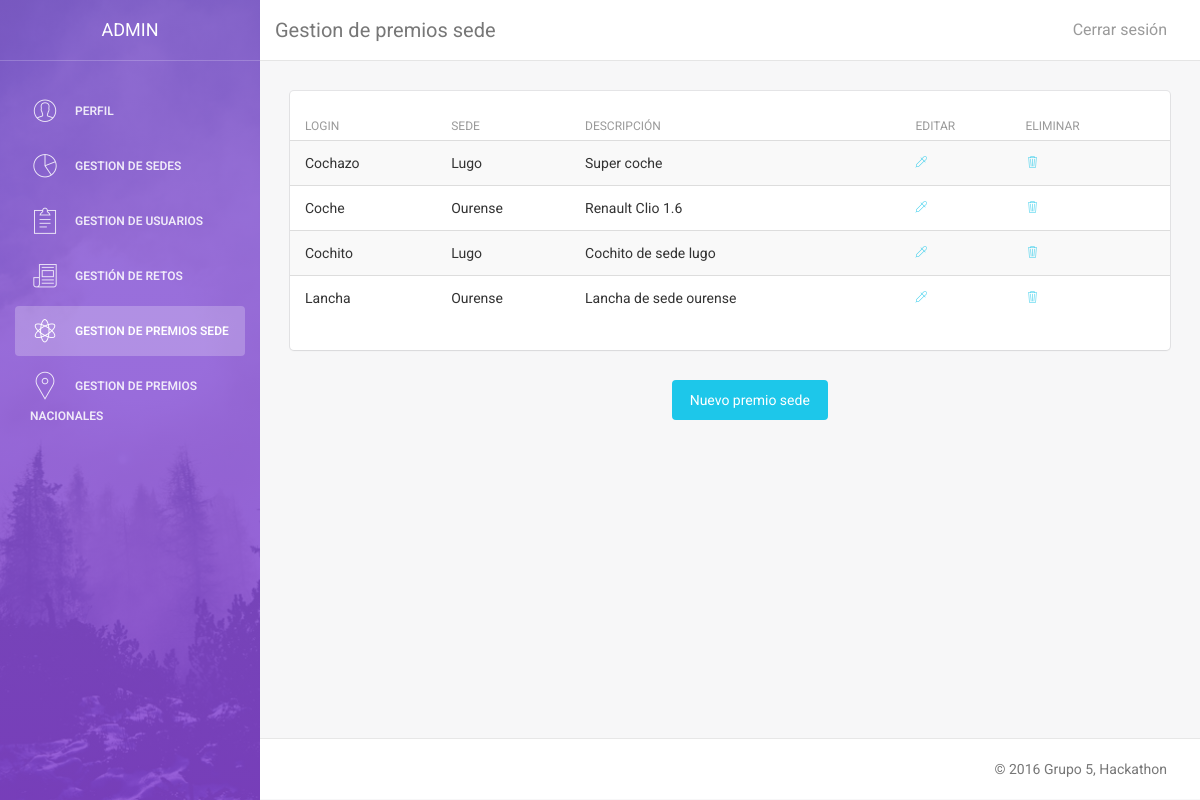
The app's page /vistas/admin/a_ps.php (signed in) with its own data.
### tables this page shows
CREATE TABLE IF NOT EXISTS Premio (
  `idPremio` VARCHAR(50) NOT NULL,
  `Sede_idSede` VARCHAR(50),
  `Descripcion` VARCHAR(300),
  `FechaEquipos` DATE NOT NULL,
  `FechaJuradoS` DATE NOT NULL,
  `FechaJuradoN` VARCHAR(45),
  `TipoPremio` ENUM('s', 'n') DEFAULT 'n',
  `Solucion_EsPropuesta` TINYINT(1),
  `Solucion_Equipo_idEquipo` VARCHAR(50),
  `Solucion_Reto_idReto` VARCHAR(50),
  PRIMARY KEY (`idPremio`),
  CONSTRAINT `fk_Premio_Solucion`
    FOREIGN KEY (`Solucion_EsPropuesta` , `Solucion_Equipo_idEquipo` , `Solucion_Reto_idReto`)
    REFERENCES Solucion(`EsPropuesta` , `Equipo_idEquipo` , `Reto_idReto`)
    ON DELETE CASCADE
    ON UPDATE CASCADE,
  CONSTRAINT `fk_Premio_Sede`
    FOREIGN KEY (`Sede_idSede`)
    REFERENCES Sede(`idSede`)
    ON DELETE CASCADE
    ON UPDATE CASCADE);

### modelo/esp.php (called while the page is built, shortened)
<?php
$idioma["aceptar"] = "Aceptar";
$idioma["cancelar"] = "Cancelar";
$idioma["editar"] = "Editar";
$idioma["eliminar"] = "Eliminar";
$idioma["volver"] = "Volver";
$idioma["crear"] = "Crear";
$idioma["modificar"] = "Modificar";
$idioma["cerrar"] = "Cerrar sesión";
$idioma["si"] = "SI";
$idioma["no"] = "NO";
$idioma["ver"] = "Ver";
$idioma['perfil'] = "Perfil";
$idioma['editar_perfil'] = "Editar perfil";
$idioma['eliminar_perfil'] = "Eliminar mi cuenta";
$idioma['rol'] = "Rol";
$idioma['idioma'] = "Idioma";
$idioma['nueva_pass'] = "Nueva contraseña";
$idioma["login_introduccion"] = "Bienvenido a la pagina del Hackaton.";
$idioma["login_introduccion2"] = "El mayor evento de retos del mundo";
$idioma["login_logueate"] = "Logueate en nuestro sitio";
$idioma["login_introduzca"] = "Introduzca su usario y contraseña para entrar:";
$idioma["login_usuario"] = "Usuario";
$idioma["login_pass"] = "Contraseña";
$idioma["login_aceptar"] = "Entra!";
$idioma["login_registrar"] = "Regístrate";
$idioma["login_or"] = "o si no...";
$idioma["login_visita"] = "Mira los retos";
$idioma["login_retos"] = "Retos";
$idioma['login_frase_retos'] = "Haz click en los retos para ver su descripcion";
$idioma['volver_login'] = "Volver al login";
$idioma['crear_reto'] = "¡Crea un reto!";
$idioma["registro_introduccion"] = "Bienvenido a la pagina del Hackaton.";
$idioma["registro_introduccion2"] = "El mayor evento de retos del mundo";
$idioma["registro_registrate"] = "Regístrate en nuestro sitio";
$idioma["registro_introduzca"] = "Rellena los campos para regístrarte:";
$idioma["registro_usuario"] = "Usuario";
$idioma["registro_sede"] = "Sede";
$idioma["registro_nombre"] = "Nombre";
$idioma["registro_pass"] = "Contraseña";
$idioma["registro_email"] = "Correo";
$idioma["registro_equipo"] = "Equipo";
$idioma["registro_aceptar"] = "Regístrate";
$idioma["registro_volver"] = "Volver";
$idioma["reto_introduce"] = "Completa los siguientes campos";
$idioma["gestion_retos"] = "Gestión de retos";
$idioma["retoSi"] = "Retos aceptados";
$idioma["retoNo"] = "Retos no aceptados";
$idioma["reto_nombre"] = "Nombre del reto";
$idioma["reto_descripcion"] = "Descripción";
$idioma["reto_aceptado"] = "Aceptado";
$idioma["reto_crear"] = "Crear reto";
$idioma["reto_modificar"] = "Modificar reto";
$idioma['retos'] = "Retos";
$idioma['reto_eliminar'] = "Eliminar reto";
$idioma["gestion_sedes"] = "Gestion de sedes";
$idioma["nueva_sede"] = "Nueva Sede";
$idioma["id_Sede"] = "Introduzca Ubicación";
$idioma["nombre_sede"] = "Nombre de sede";
$idioma["eliminar_sede"] = "Eliminar sede";
$idioma["gestion_usuarios"] = "Gestion de usuarios";
?>

### modelo/model_premio.php (called while the page is built, shortened)
<?php
include_once 'connect_DB.php';
class Premio {
    public function listar($tipo){
        $db = new Database();
        $sqlPremios = $db->consulta('SELECT * FROM Premio WHERE TipoPremio= \'' . $tipo . '\'');
        $arrayPremios = array();
        while ($row = mysqli_fetch_assoc($sqlPremios)) {
            $arrayPremios[] = $row;
        }
        return $arrayPremios;
    }
}
?>

### modelo/connect_DB.php (called while the page is built, shortened)
<?php
class Database {
    var $conexion;
    public function __construct($host="localhost",$user="admin_hackaton",
                                $pass="iu", $db="et1_hackaton"){
        $this->conexion = mysqli_connect($host, $user, $pass, $db);
    }
    public function consulta($sentencia){
        return mysqli_query($this->conexion,$sentencia);
    }
}
?>

### vistas/admin/a_ps.php (the view, shortened to what this page needs)
<!doctype html>
<html lang="en">
    <?php
    include_once '../../modelo/model_premio.php';
    $premio = new Premio();
    $premios = $premio->listar('s');
    ?>
    <body>
        <div class="wrapper">
            <?php include_once '../Sidebars/a_sidebar.php'; a_sidebar('', '', '', '', 'class="active"', '');?>
            <div class="main-panel">
                <nav class="navbar navbar-default navbar-fixed">
                    <div class="container-fluid">
                        <div class="navbar-header">
                            <a class="navbar-brand" href="#"><?php echo $idioma["gestion_premios_sede"]; ?></a>
                        </div>
                        <div class="collapse navbar-collapse">
                            <ul class="nav navbar-nav navbar-right">
                                <li>
                                    <a href="../../controladores/ctrl_log_out.php">
                                        <?php echo $idioma["cerrar"]; ?>
                                    </a>
                                </li>
                            </ul>
                        </div>
                    </div>
                </nav>
                <div class="content">
                    <div class="container-fluid">
                        <div class="row">
                            <div class="col-md-12">
                                <div class="card">
                                    <div class="content table-responsive table-full-width">
                                        <table class="table table-hover table-striped">
                                            <thead>
                                                <th>Login</th>
                                                <th><?php echo $idioma["registro_sede"]; ?></th>
                                                <th><?php echo $idioma["reto_descripcion"]; ?></th>
                                                <th><?php echo $idioma["editar"]; ?></th>
                                                <th><?php echo $idioma["eliminar"]; ?></th>
                                            </thead>
                                            <tbody>
                                                <?php foreach ($premios as $p){ ?>
                                                <tr>
                                                    <td><?php echo $p['idPremio'];?></td>
                                                    <td><?php echo $p['Sede_idSede'];?></td>
                                                    <td><?php echo $p['Descripcion'];?></td>
                                                    <td><a href="a_ps_mod.php?ps=<?php echo $p['idPremio'];?>"><i class="pe-7s-eyedropper"></i></a></td>
                                                    <td><a href="a_ps_del.php?ps=<?php echo $p['idPremio'];?>"><i class="pe-7s-trash"></i></a></td>
                                                </tr>
                                                <?php }?>
                                            </tbody>
                                        </table>
                                    </div>
                                </div>
                            </div>
                        </div>
                        <div class="col-md-3 col-md-offset-5">
                            <a class="boton btn btn-info btn-fill" href="a_usu_nuevo.php"><?php echo $idioma["nuevo_ps"]; ?></a>
                        </div>
                    </div>
                </div>
                <footer class="footer">
                    <div class="container-fluid">
                        <p class="copyright pull-right"> &copy; 2016 Grupo 5, Hackathon</p>
                    </div>
                </footer>
            </div>
        </div>
    </body>
</html>

### css/nuestro.css (style rules this page uses)
.boton { text-decoration: none; color: white; }

### records on screen
premio: idPremio "Cochazo", Sede_idSede "Lugo", Descripcion "Super coche"
premio: idPremio "Coche", Sede_idSede "Ourense", Descripcion "Renault Clio 1.6"
premio: idPremio "Cochito", Sede_idSede "Lugo", Descripcion "Cochito de sede lugo"
premio: idPremio "Lancha", Sede_idSede "Ourense", Descripcion "Lancha de sede ourense"

### other values on screen
$idioma['perfil'] "PERFIL"
$idioma["gestion_sedes"] "GESTION DE SEDES"
$idioma["gestion_usuarios"] "GESTION DE USUARIOS"
$idioma["gestion_retos"] "GESTIÓN DE RETOS"
$idioma["gestion_premios_sede"] "GESTION DE PREMIOS SEDE"
$idioma["gestion_premios_nacionales"] "GESTION DE PREMIOS NACIONALES"
$idioma["gestion_premios_sede"] "Gestion de premios sede"
$idioma["cerrar"] "Cerrar sesión"
$idioma["registro_sede"] "SEDE"
$idioma["reto_descripcion"] "DESCRIPCIÓN"
$idioma["editar"] "EDITAR"
$idioma["eliminar"] "ELIMINAR"
$idioma["nuevo_ps"] "Nuevo premio sede"
